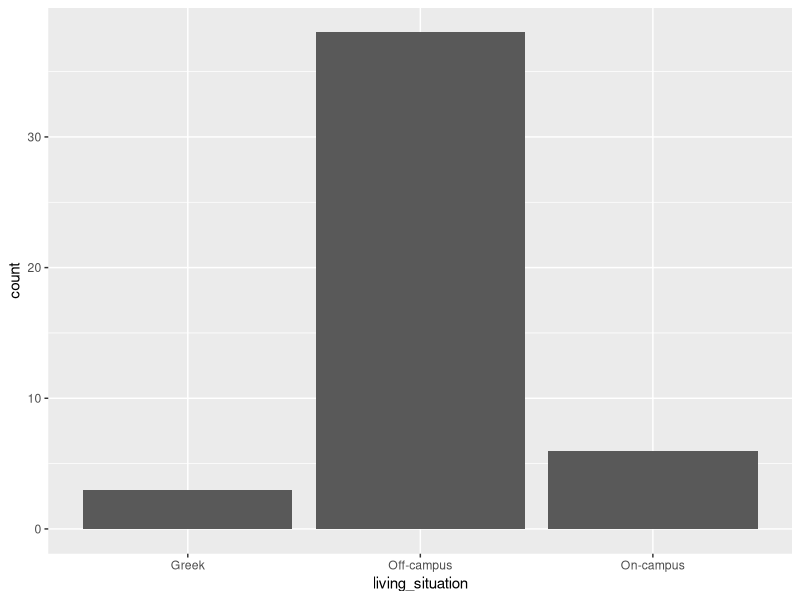
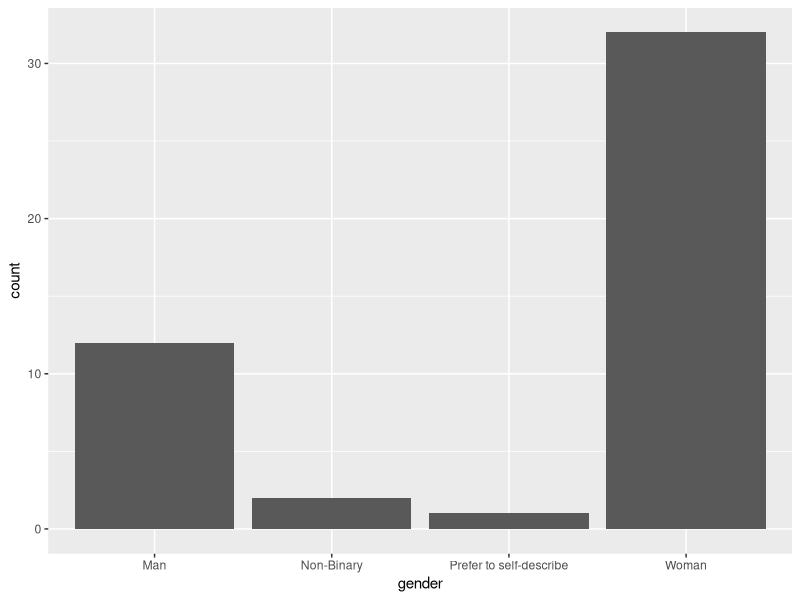
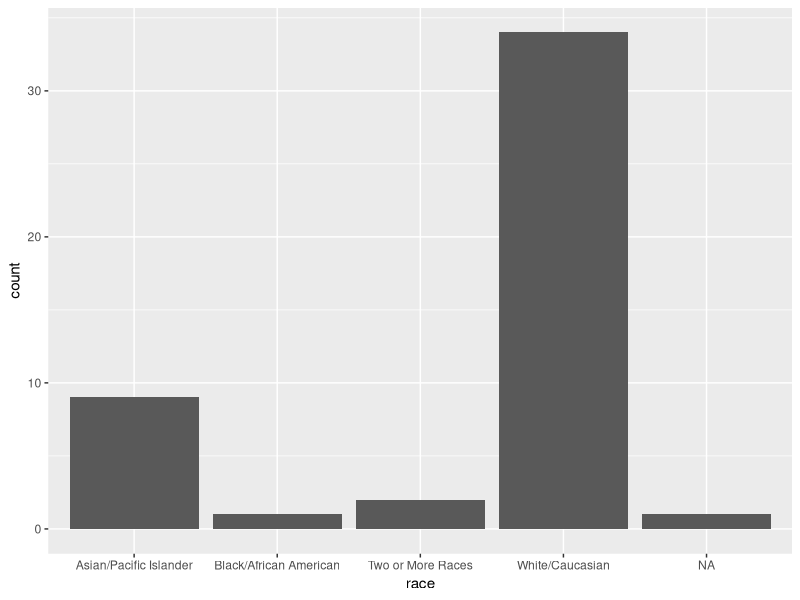
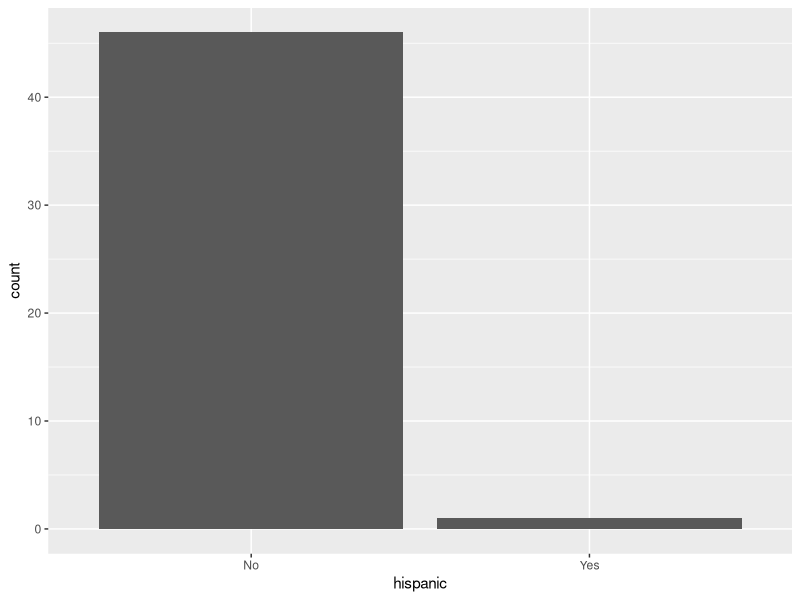
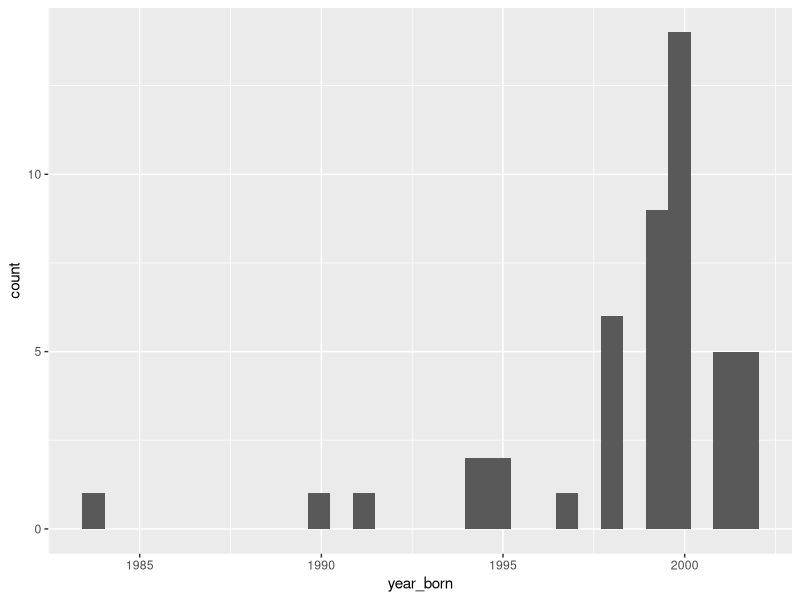
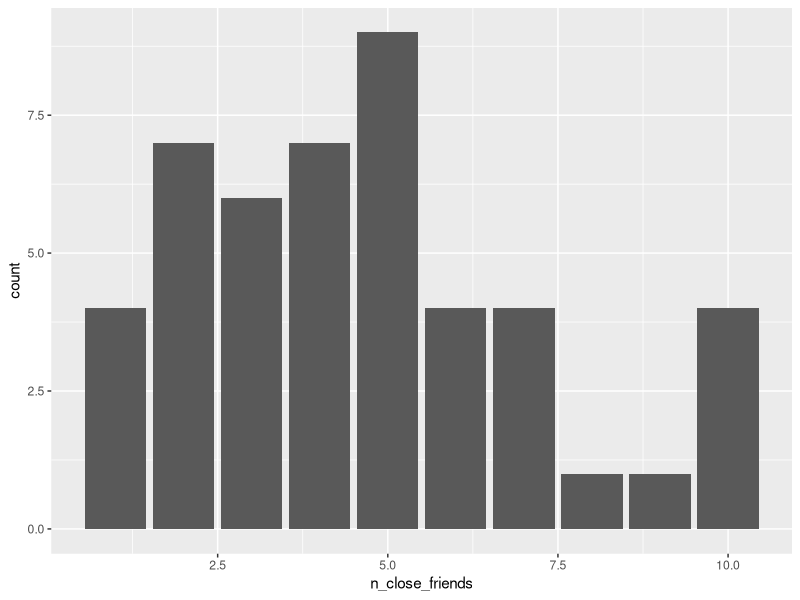
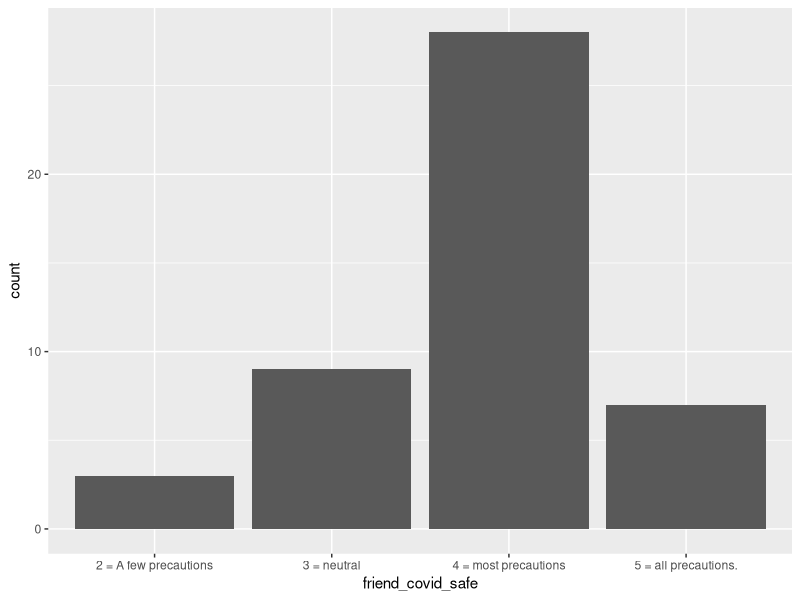
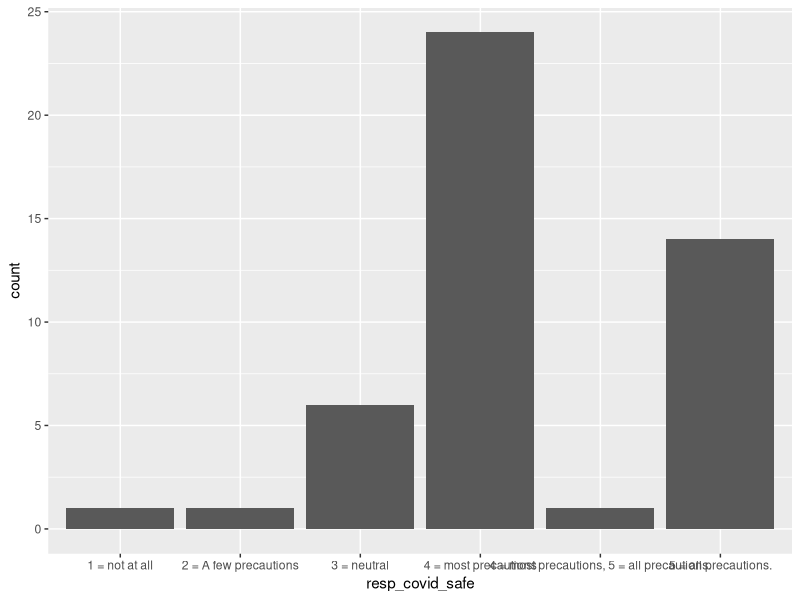

These charts were generated, in order, by the following R code:
## ---- chunk 1
# Load data and packages 
library(tidyverse)
library(MASS)
library(nnet)
# Data 
data <- read_csv("./data/bio_a_data_52621.csv")

## ---- chunk 2
# Data cleaning 
# Rename the columns in the data set. ==========================================================
data_clean <- data %>% dplyr :: select(
  # Rename the variables for clean analysis. 
  # Dummy for whether the person is a grad or undergrad 
  student = `Are you a current undergraduate or graduate college student?`,
  # Sexual activity. 
  sex_active = `Are you sexually active?`,
  # Living situation. 
  living_situation = `Please select one of the following that describes your living situation:`,
  # Gender. 
  gender = `What is your Gender?`,
  # Race identity 
  race = `What is your racial identity?`,
  # Hispanic. 
  hispanic = `Are you Hispanic or Latinx?`,
  # Birth year. 
  year_born = `What year were you born? (YYYY)`,
  n_close_friends = `How many close friends do you have that you see or talk to regularly? (Please provide the number e.g. 1,2,3)`,
  # Rate friends covid safety 
  friend_covid_safe = `On a scale of 1-5, with 3 being neutral, how would you rate your close friends' behavior at following COVID-19 safety precautions compared to others?`,
  # Rate your covid safety. 
  resp_covid_safe = `On a scale of 1-5, with 3 being neutral, how would you rate YOUR behavior at following COVID-19 safety precautions, relative to your friends?`,
  # Relationship status. 
  rel_status = `Are you currently in a relationship with another person(s)?`,
  # N sexual partners. 
  n_reg_sex_part = `On a regular basis, how many sexual partners do you have (please count anyone you regularly have sex with)?  (Please provide the number e.g. 1,2,3)`,
  # N drinks per week. 
  n_drinks_week = `On a regular basis, how many drinks per week do you have? (Please provide the number e.g. 1,2,3)`,
  # Sexual activity of friend group. 
  sex_active_friend = `Now, thinking about your friend group, how many of your friends are sexually active?`,
  # What safe sex practices do your friends use. 
  friend_safe_sex = `How many of your friends to the best of your knowledge would you say engage in safe sex practices, eg. using condoms, dental dams, IUD/Birth control, or getting tested for STDs/STIs?`,
  # Share of friends who do not engage in safe sex practices. 
  friend_non_safe_sex = `How many of your friends would you say DO NOT engage in safe sex practices?`,
  # Respondant contraception type. 
  resp_contr_n = `Can you describe the types of protection that you use in your sexual encounters on a regular basis? (such as condoms, dental dams, and IUD/Birth control, or getting tested for STDs/STIs)`,
  # Respondant contraception type. 
  resp_contr_type = `Please describe the protection that you use:`
)

# Filter out people who are not active and are not a student. 
data_clean <- data_clean %>% filter(sex_active != "No" &
                        student != "No")
# Fix variable types 
data_clean <- data_clean %>% 
  mutate(n_close_friends = 
           # Make numeric. 
           as.numeric(n_close_friends), 
         # Fix one level issue on the resp contr type
         resp_contr_type = 
           # Map NA value to no protection. 
           plyr :: mapvalues(resp_contr_type, from = NA, to = "No protection at all"))

## ---- chunk 3
# Look at the cleaned data. 
data_clean

# When survey is done, save a file with the final raw data and then save a clean file from this file. ================
 # For later. 
## ---- chunk 4
# Look at visual descriptives 
# Living situation. 
ggplot(data = data_clean, aes(x = living_situation)) + 
  geom_bar()

# Gender. 
ggplot(data = data_clean, aes(x = gender)) + 
  geom_bar()

# Race. 
ggplot(data = data_clean, aes(x = race)) + 
  geom_bar()

# Hispanic.
ggplot(data = data_clean, aes(x = hispanic)) + 
  geom_bar()

# Year born. 
ggplot(data = data_clean, aes(x = year_born)) + 
  geom_histogram()

# Close friends. 
ggplot(data = data_clean, aes(x = n_close_friends)) + 
  geom_histogram(stat = "count", 
                 binwidth = 1)

# Friend covid safe. 
ggplot(data = data_clean, aes(x = friend_covid_safe)) + 
  geom_bar()

# Resp covid safe. 
ggplot(data = data_clean, aes(resp_covid_safe)) + 
  geom_bar()

# relationship status. 
ggplot(data = data_clean, aes(rel_status)) + 
  geom_bar()

# N regular sex partners. 
ggplot(data = data_clean, aes(n_reg_sex_part)) + 
  geom_histogram()

# number of drinks a week. 
ggplot(data = data_clean, aes(n_drinks_week)) + 
  geom_histogram()

# Sex active friends 
ggplot(data = data_clean, aes(sex_active_friend)) + 
  geom_bar()

# Friend safe sex. 
ggplot(data = data_clean, aes(friend_safe_sex)) + 
  geom_bar()

# Friend non safe sex 
ggplot(data = data_clean, aes(friend_non_safe_sex)) + 
  geom_bar()

# Respondant contraception number 
ggplot(data = data_clean, aes(resp_contr_n)) + 
  geom_bar()

# Respondant contraception type. 
ggplot(data = data_clean, aes(resp_contr_type)) + 
  geom_bar() 
## ---- chunk 5
# Test neural net multinom 
library(nnet)
data_model <- data_clean %>% 
  na.omit
sex_net <- multinom(resp_contr_n ~ race + gender + living_situation, data = data_model)

# make a table 
options(scipen = 999)
# make a coefficient table with P values 
z <- summary(sex_net)$coefficients/summary(sex_net)$standard.errors
# calculate Ps 
p <- (1 - pnorm(abs(z))) * 2
# calulate model table with p and z
data_frame(names = sex_net$coefnames,two_methods = summary(sex_net)$coefficients[1,], 
           z_value = z[1,],
           p_value = p[1,],
           none_at_all = summary(sex_net)$coefficients[2,],
           z_value_2 = z[2,],
           p_value_2 = p[2,]) #%>% knitr:: kable()

summary(sex_net)$standard.errors

